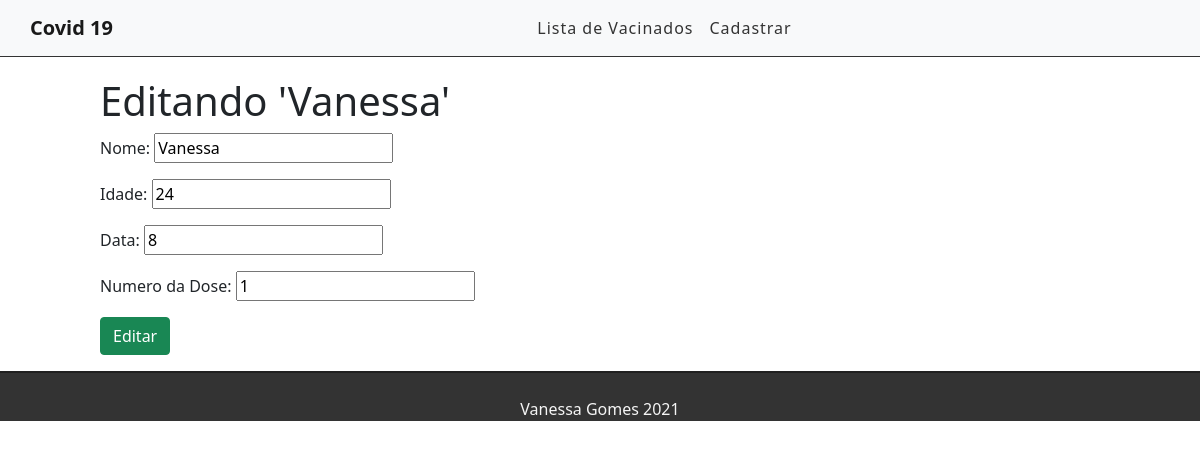
Screenshot of /edit/1 with the database file from the repository.
### cadastro/models.py (models this page shows, shortened)
class Cadastro(models.Model):
    nome = models.CharField('Nome',max_length=255)
    idade = models.CharField('Idade', max_length=255)
    data = models.CharField('Data', max_length=255)
    numero_da_dose = models.CharField('Numero da Dose', max_length=255)
    created_at = models.DateTimeField(auto_now_add=True)
    updated_at = models.DateTimeField(auto_now=True)

### cadastro/views.py (the view)
# urls.py: path('edit/<int:id>', views.editCadastro, name="edit-cadastro"),
def editCadastro(request, id):
    cadastro = get_object_or_404(Cadastro, pk=id)
    form = CadastroForm(instance=cadastro)
    if(request.method == 'POST'):
        form = CadastroForm(request.POST, instance=cadastro)
        if(form.is_valid()):
            cadastro.save()
            return redirect('/')
        else:
            return render(request, 'cadastro/editcadastro.html', {'form': form, 'cadastro': cadastro})
    else:
        return render(request, 'cadastro/editcadastro.html', {'form': form, 'cadastro': cadastro})

### cadastro/forms.py
class CadastroForm(forms.ModelForm):
    class Meta:
        model = Cadastro
        fields = ('nome', 'idade', 'data', 'numero_da_dose')

### cadastro/templates/cadastro/editcadastro.html (shortened to what this page needs)
{% extends 'base.html' %}
{% block content %}
<div class="offset-1 col-10 list-div">
    <h1>Editando '{{cadastro.nome}}'</h1>
   <form method="POST">
        {{ form.as_p }}
        <input type="submit" class="btn btn-success mb-3" value="Editar">
    </form>
</div>
{% endblock %}

### cadastro/static/css/style.css (style rules this page uses)
.list-div { padding: 0; }

### rows the page displays
Cadastro: nome "Vanessa", idade "24", data "8", numero_da_dose "1"
